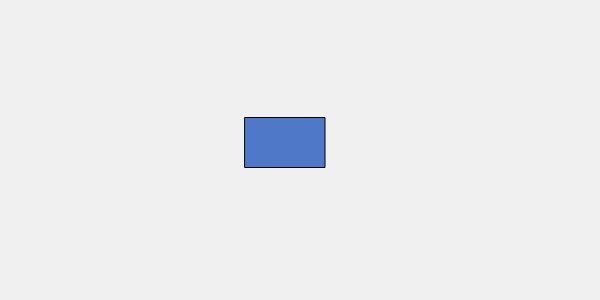
Frame 1 (no input)
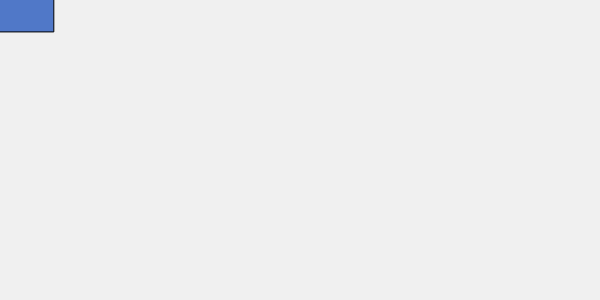
Frame 60 (no input)
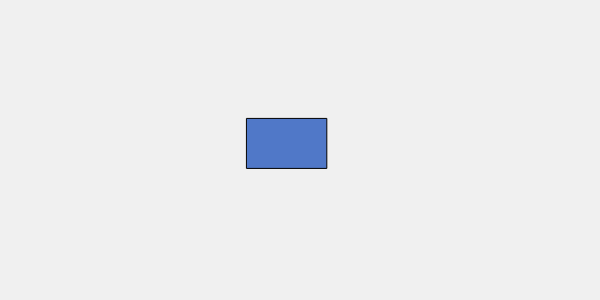
Frame 120 (the mouse pressed at the canvas centre since frame 60)

The p5.js sketch that drew these frames (run headless with seeded random() and noise() and a simulated clock; from frame 60 on, the mouse is pressed at the canvas centre):

// p5.js sketch
// ── sketch.js
let x = 300, y = 150;
let alpha = 0.05; // Factor de suavizado (0 < α < 1)

function setup() {
  createCanvas(600, 300);
  rectMode(CENTER);
}

function draw() {
  background(240);

  // Interpolación: x se acerca poco a poco a mouseX
  // Ecuación: x ← x + α(mouseX − x)
  x = x + alpha * (mouseX - x);
  y = y + alpha * (mouseY - y);

  fill(80, 120, 200);
  rect(x, y, 80, 50);
}
